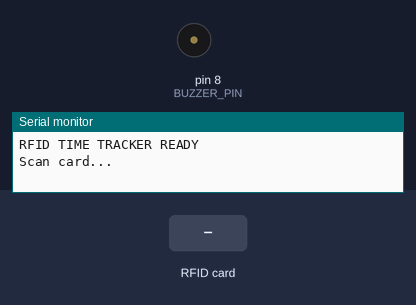
The sketch below on a simulated Arduino Mega 2560, built with avr-gcc and run on an emulated ATmega2560. Shown: buzzer (waves = sounding, pin HIGH), the last lines printed to the serial monitor. The inputs (shaded band) are chosen by the test bench. Pins used as bus, display or sensor lines are not drawn.

Above: at 1.3 s.
1.4 s: RFID card 11 22 33 44 held to the reader
At 1.48 s:
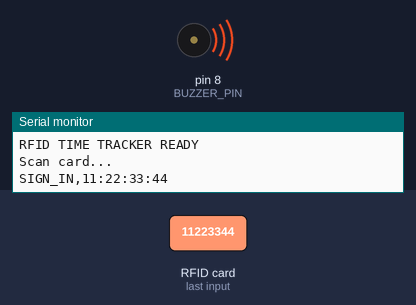
3.0 s: RFID card AA BB CC DD held to the reader
At 3.08 s:
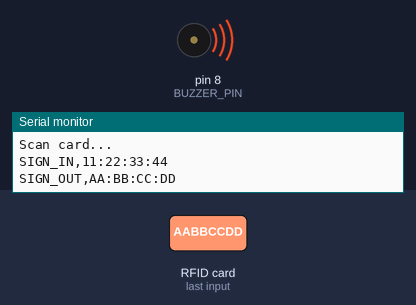
4.5 s: RFID card 5E 7A 19 C4 held to the reader
At 5.6 s:
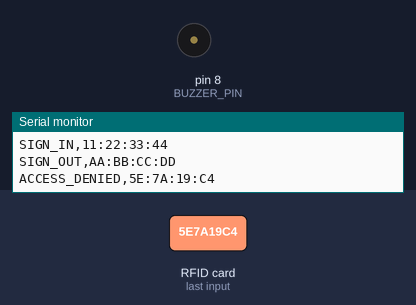
Timing chart, 0 to 7.5 s (numbered marks = the images above; inputs shaded):
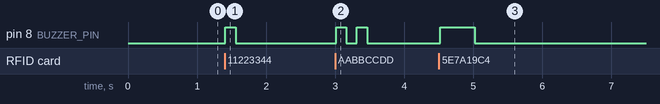

The sketch:

rfid_hr_tracker.ino
```cpp
#include <SPI.h>
#include <MFRC522.h>

#define SS_PIN 53
#define RST_PIN 5
#define BUZZER_PIN 8

MFRC522 rfid(SS_PIN, RST_PIN);

// =========================
// AUTHORIZED RFID CARDS
// =========================

byte exampleUID1[] = {
  0x11, 0x22, 0x33, 0x44
};

byte exampleUID2[] = {
  0xAA, 0xBB, 0xCC, 0xDD
};
bool signedIn = false;
bool cardWasPresent = false;

void beep(int duration) {
  digitalWrite(BUZZER_PIN, HIGH);
  delay(duration);
  digitalWrite(BUZZER_PIN, LOW);
}

void setup() {

  Serial.begin(9600);

  pinMode(BUZZER_PIN, OUTPUT);
  digitalWrite(BUZZER_PIN, LOW);

  SPI.begin();
  rfid.PCD_Init();

  delay(100);

  Serial.println("RFID TIME TRACKER READY");
  Serial.println("Scan card...");
}

void loop() {

  if (!rfid.PICC_IsNewCardPresent()) {
    cardWasPresent = false;
    return;
  }

  if (cardWasPresent) {
    return;
  }

  if (!rfid.PICC_ReadCardSerial()) {
    return;
  }

  cardWasPresent = true;

  if (isAuthorizedCard()) {

    if (!signedIn) {

      signedIn = true;

      Serial.print("SIGN_IN,");
      printUID();
      Serial.println();

      // One beep = sign in
      beep(150);

    } else {

      signedIn = false;

      Serial.print("SIGN_OUT,");
      printUID();
      Serial.println();

      // Two beeps = sign out
      beep(150);
      delay(150);
      beep(150);
    }

  } else {

    Serial.print("ACCESS_DENIED,");
    printUID();
    Serial.println();

    // Long beep = unknown card
    beep(500);
  }

  rfid.PICC_HaltA();
  rfid.PCD_StopCrypto1();

  delay(500);
}

void printUID() {

  for (byte i = 0; i < rfid.uid.size; i++) {

    if (rfid.uid.uidByte[i] < 0x10) {
      Serial.print("0");
    }

    Serial.print(rfid.uid.uidByte[i], HEX);

    if (i < rfid.uid.size - 1) {
      Serial.print(":");
    }
  }
}

bool isAuthorizedCard() {

  byte* authorizedCards[] = {
    exampleUID1,
    exampleUID2
  };

  byte authorizedSizes[] = {
    sizeof(exampleUID1),
    sizeof(exampleUID2)
  };

  for (byte card = 0; card < 2; card++) {

    if (rfid.uid.size != authorizedSizes[card]) {
      continue;
    }

    bool match = true;

    for (byte i = 0; i < authorizedSizes[card]; i++) {

      if (rfid.uid.uidByte[i] != authorizedCards[card][i]) {
        match = false;
        break;
      }
    }

    if (match) {
      return true;
    }
  }

  return false;
}
```

Measured:
- after the input at 1.4 s, pin 8 (BUZZER_PIN): LOW → HIGH at once, → LOW 0.15 s later
- after the input at 3.0 s, pin 8 (BUZZER_PIN): alternates HIGH for 0.15 s and LOW for 0.15 s, 4 changes in all, then stays LOW, starting at once
- after the input at 4.5 s, pin 8 (BUZZER_PIN): LOW → HIGH at once, → LOW 0.50 s later
